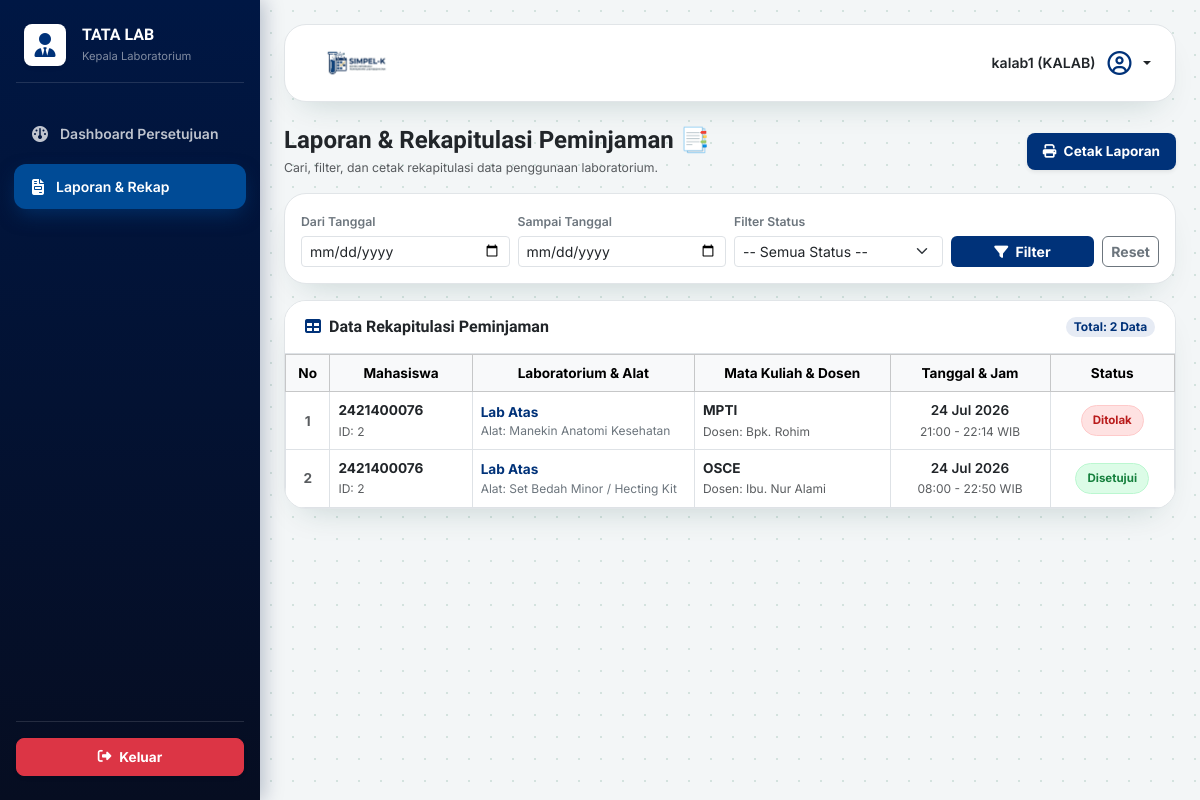
The app's page /kalab/laporan/ (signed in), older data.
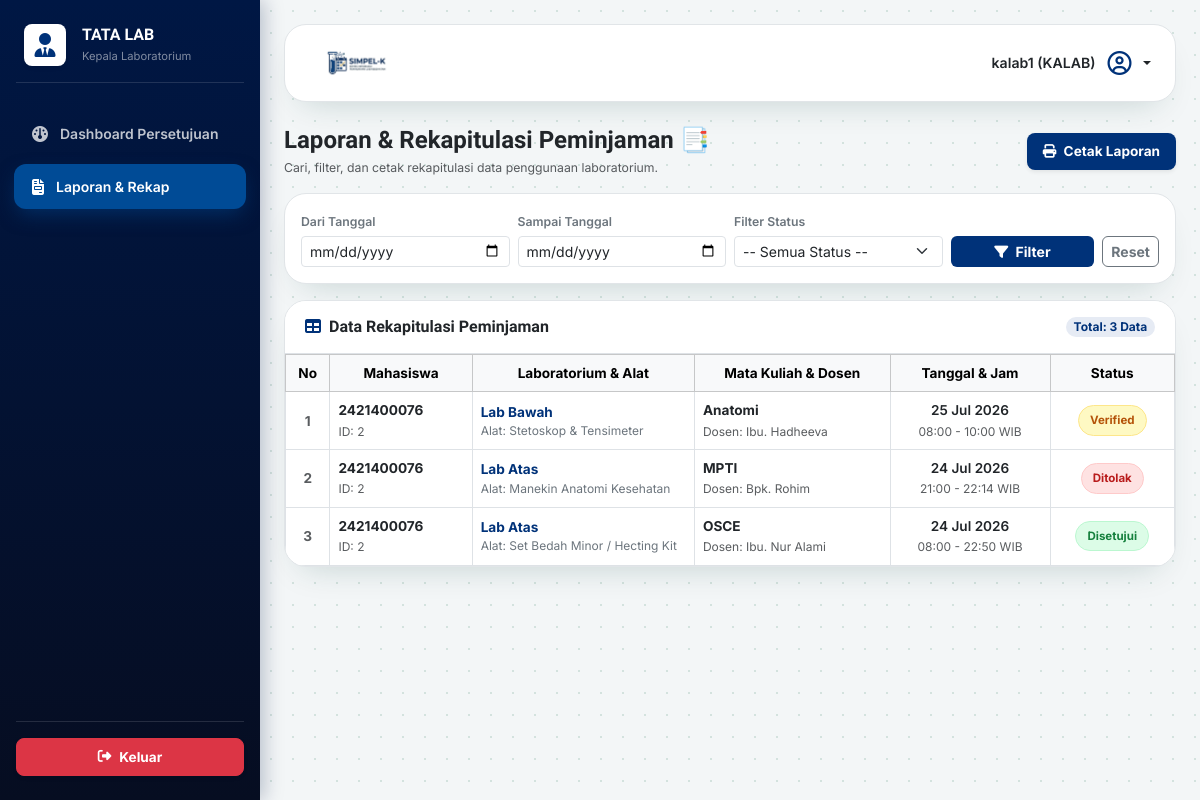
The same page, newer data.
### core_auth/models.py (models this page shows, shortened)
class Peminjaman(models.Model):
    STATUS_CHOICES = [
        ('pending', 'Menunggu Validasi ASLAB'),
        ('verified', 'Menunggu Persetujuan KALAB'),
        ('disetujui', 'Disetujui / Jadwal Dikunci'),
        ('ditolak', 'Ditolak'),
        ('selesai', 'Selesai / Sudah Dikembalikan'),
    ]
    mahasiswa = models.ForeignKey(settings.AUTH_USER_MODEL, on_delete=models.CASCADE, related_name='peminjaman_mahasiswa')
    ruang_lab = models.ForeignKey(RuangLab, on_delete=models.CASCADE)
    alat_bahan = models.ForeignKey(AlatBahan, on_delete=models.PROTECT)
    keperluan = models.TextField()
    nama_dosen = models.CharField(max_length=100)
    mata_kuliah = models.CharField(max_length=100)
    tanggal_pinjam = models.DateField()
    wkt_mulai = models.TimeField()
    wkt_akhir = models.TimeField()
    status = models.CharField(max_length=20, choices=STATUS_CHOICES, default='pending')
    di_validasi_oleh = models.ForeignKey(
        settings.AUTH_USER_MODEL,
        on_delete=models.SET_NULL,
        blank=True,
        null=True,
        related_name='aslab_verifikator'
    )
    tgl_pengajuan = models.DateTimeField(auto_now_add=True)
    catatan_tolak = models.TextField(blank=True, null=True)

class User(AbstractUser):
    ROLE_CHOICES = [
        ('mahasiswa', 'Mahasiswa/PJMK'),
        ('aslab', 'Asisten Laboratorium'),
        ('kaleb', 'Kepala Laboratorium'),
    ]
    role = models.CharField(max_length=20, choices=ROLE_CHOICES, default='mahasiswa')
    nim = models.CharField(max_length=20, blank=True, null=True, unique=True)
    prodi = models.CharField(max_length=50, blank=True, null=True)
    no_hp = models.CharField(max_length=15, blank=True, null=True)

class RuangLab(models.Model):
    nama_ruang = models.CharField(max_length=100)
    kapasitas = models.IntegerField()
    deskripsi = models.TextField(blank=True, null=True)

class AlatBahan(models.Model):
    nama_alat = models.CharField(max_length=100)
    stok_tersedia = models.IntegerField(default=0)
    satuan = models.CharField(max_length=20, default='Pcs')

### kalab/views.py (the view)
# urls.py: path('laporan/', views.laporan_kalab, name='laporan'),
@login_required(login_url='core_auth:login')
def laporan_kalab(request):
    target = cekk_role_kalab(request.user)
    if target:
        return redirect(target)
    tgl_mulai = request.GET.get('tgl_mulai', '')
    tgl_selesai = request.GET.get('tgl_selesai', '')
    filter_status = request.GET.get('status', '')
    laporan_list = Peminjaman.objects.all().order_by('-tanggal_pinjam')
    if tgl_mulai:
        laporan_list = laporan_list.filter(tanggal_pinjam__gte=tgl_mulai)
    if tgl_selesai:
        laporan_list = laporan_list.filter(tanggal_pinjam__lte=tgl_selesai)
    if filter_status and filter_status != 'semua':
        laporan_list = laporan_list.filter(status=filter_status)
    total_laporan = laporan_list.count()
    context = {
        'laporan_list': laporan_list,
        'total_laporan': total_laporan,
        'tgl_mulai': tgl_mulai,
        'tgl_selesai': tgl_selesai,
        'filter_status': filter_status,
    }
    return render(request, 'kalab/laporan.html', context)

### kalab/views.py (called while the page is built)
def cekk_role_kalab(user):
    username_lower = user.username.lower()
    if 'aslab' in username_lower:
        return 'aslab:dashboard'
    elif 'kalab' not in username_lower and not user.groups.filter(name__iexact='KALAB').exists():
        return 'mahasiswa:dashboard'
    return None

### kalab/templates/kalab/laporan.html (shortened to what the changed rows need)
{% load static %}
<!DOCTYPE html>
<html lang="id">
<head>
    <link href="https://cdn.jsdelivr.net/npm/bootstrap@5.3.2/dist/css/bootstrap.min.css" rel="stylesheet">
    <link rel="stylesheet" href="https://cdnjs.cloudflare.com/ajax/libs/font-awesome/6.4.2/css/all.min.css">
</head>
<body>
    <div class="main-content">
        <div class="card card-custom">
            <div class="card-header border-bottom py-2.5 d-flex justify-content-between align-items-center no-print">
                <h6 class="fw-bold mb-0 text-dark">
                    <i class="fa-solid fa-table me-2" style="color: var(--teal-700);"></i>Data Rekapitulasi Peminjaman
                </h6>
                <span class="badge px-2.5 py-1.5 rounded-pill fw-bold" style="background: var(--teal-050); color: var(--teal-700); font-size: 0.75rem;">
                    Total: {{ total_laporan }} Data
                </span>
            </div>
            <div class="table-responsive">
                <table class="table table-bordered table-hover align-middle mb-0" style="min-width: 850px; font-size: 0.85rem;">
                    <thead class="table-light text-secondary text-center">
                        <tr>
                            <th style="width: 5%;">No</th>
                            <th style="width: 16%;">Mahasiswa</th>
                            <th style="width: 25%;">Laboratorium & Alat</th>
                            <th style="width: 22%;">Mata Kuliah & Dosen</th>
                            <th style="width: 18%;">Tanggal & Jam</th>
                            <th style="width: 14%;">Status</th>
                        </tr>
                    </thead>
                    <tbody>
                        {% for pinjam in laporan_list %}
                        <tr>
                            <td class="text-center fw-bold text-muted">{{ forloop.counter }}</td>
                            <td>
                                <div class="fw-bold text-dark">{{ pinjam.mahasiswa.username }}</div>
                                <small class="text-muted" style="font-size: 0.75rem;">ID: {{ pinjam.mahasiswa.id }}</small>
                            </td>
                            <td>
                                <div class="fw-bold" style="color: var(--teal-700);">{{ pinjam.ruang_lab.nama_ruang }}</div>
                                <small class="text-secondary d-block" style="font-size: 0.75rem;">Alat: {{ pinjam.alat_bahan.nama_alat }}</small>
                            </td>
                            <td>
                                <div class="fw-bold text-dark">{{ pinjam.mata_kuliah }}</div>
                                <small class="text-muted" style="font-size: 0.75rem;">Dosen: {% if pinjam.dosen %}{{ pinjam.dosen }}{% elif pinjam.nama_dosen %}{{ pinjam.nama_dosen }}{% else %}-{% endif %}</small>
                            </td>
                            <td class="text-center">
                                <div class="fw-semibold text-dark">{{ pinjam.tanggal_pinjam|date:"d M Y" }}</div>
                                <small class="text-muted" style="font-size: 0.75rem;">{{ pinjam.wkt_mulai|time:"H:i" }} - {{ pinjam.wkt_akhir|time:"H:i" }} WIB</small>
                            </td>
                            <td class="text-center">
                                {% if pinjam.status == 'disetujui' or pinjam.status == 'selesai' %}
                                <span class="badge-status badge-status--approved">
                                    Disetujui
                                </span>
                                {% elif pinjam.status == 'ditolak' %}
                                <span class="badge-status badge-status--rejected">
                                    Ditolak
                                </span>
                                {% else %}
                                <span class="badge-status badge-status--pending">
                                    {{ pinjam.status|capfirst }}
                                </span>
                                {% endif %}
                            </td>
                        </tr>
                        {% empty %}
                        <tr>
                            <td colspan="6" class="text-center py-4 text-muted">
                                Tidak ada data laporan yang sesuai dengan filter pencarian.
                            </td>
                        </tr>
                        {% endfor %}
                    </tbody>
                </table>
            </div>
        </div>
    </div>
</body>
</html>

Row changes from the older to the newer data that the page shows:
added Peminjaman: mahasiswa.username "2421400076", mahasiswa.id "2", ruang_lab.nama_ruang "Lab Bawah", alat_bahan.nama_alat "Stetoskop & Tensimeter", mata_kuliah "Anatomi", nama_dosen "Ibu. Hadheeva", tanggal_pinjam "25 Jul 2026", wkt_mulai "08:00", wkt_akhir "10:00", status "Verified"
Text that changed along with them:
{{ total_laporan }}: "2" → "3"
